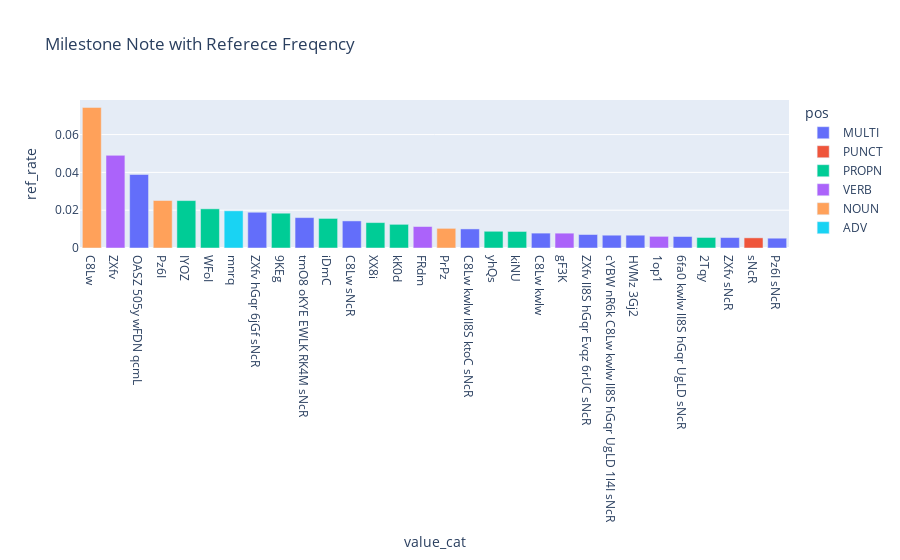

Write notebook code for a chart like this one.
### Markdown cell above
## Milestone Note with Referece Freqency

### Code cell
fig = px.bar(
    note_cat_chunk_ref, 
    x='value_cat', y='ref_rate', 
    color='pos',
    title='Milestone Note with Referece Freqency'
)
fig.update_layout(xaxis_categoryorder = 'total descending')
fig.show()

### Figure 1 — Plotly figure (JSON) as saved in the notebook; plotly's stock layout.template omitted (floating-point values rounded to 4 significant figures)
{"data": [{"alignmentgroup": "True", "hovertemplate": "pos=MULTI<br>value_cat=%{x}<br>ref_rate=%{y}<extra></extra>", "legendgroup": "MULTI", "marker": {"color": "#636efa"}, "name": "MULTI", "offsetgroup": "MULTI", "orientation": "v", "showlegend": true, "textposition": "auto", "type": "bar", "x": ["Pz6I sNcR", "ZXfv sNcR", "6fa0 kwlw lI8S hGqr UgLD sNcR", "cYBW nR6k C8Lw kwlw lI8S hGqr UgLD 1l4I sNcR", "HVMz 3Gj2", "ZXfv lI8S hGqr Evqz 6rUC sNcR", "C8Lw kwlw", "C8Lw kwlw lI8S ktoC sNcR", "C8Lw sNcR", "tmO8 oKYE EWLK RK4M sNcR", "ZXfv hGqr 6jGf sNcR", "OASZ 505y wFDN qcmL"], "xaxis": "x", "y": [0.005182, 0.005524, 0.006086, 0.006771, 0.006771, 0.007137, 0.007871, 0.0101, 0.01432, 0.01608, 0.01892, 0.03889], "yaxis": "y"}, {"alignmentgroup": "True", "hovertemplate": "pos=PUNCT<br>value_cat=%{x}<br>ref_rate=%{y}<extra></extra>", "legendgroup": "PUNCT", "marker": {"color": "#EF553B"}, "name": "PUNCT", "offsetgroup": "PUNCT", "orientation": "v", "showlegend": true, "textposition": "auto", "type": "bar", "x": ["sNcR"], "xaxis": "x", "y": [0.005378], "yaxis": "y"}, {"alignmentgroup": "True", "hovertemplate": "pos=PROPN<br>value_cat=%{x}<br>ref_rate=%{y}<extra></extra>", "legendgroup": "PROPN", "marker": {"color": "#00cc96"}, "name": "PROPN", "offsetgroup": "PROPN", "orientation": "v", "showlegend": true, "textposition": "auto", "type": "bar", "x": ["2Tqy", "kiNU", "yhQs", "kK0d", "XX8i", "iDmC", "9KEg", "WFoI", "IYOZ"], "xaxis": "x", "y": [0.005573, 0.008751, 0.008848, 0.01251, 0.01344, 0.01564, 0.01841, 0.02073, 0.02508], "yaxis": "y"}, {"alignmentgroup": "True", "hovertemplate": "pos=VERB<br>value_cat=%{x}<br>ref_rate=%{y}<extra></extra>", "legendgroup": "VERB", "marker": {"color": "#ab63fa"}, "name": "VERB", "offsetgroup": "VERB", "orientation": "v", "showlegend": true, "textposition": "auto", "type": "bar", "x": ["1op1", "gF3K", "FRdm", "ZXfv"], "xaxis": "x", "y": [0.00616, 0.007846, 0.01137, 0.04901], "yaxis": "y"}, {"alignmentgroup": "True", "hovertemplate": "pos=NOUN<br>value_cat=%{x}<br>ref_rate=%{y}<extra></extra>", "legendgroup": "NOUN", "marker": {"color": "#FFA15A"}, "name": "NOUN", "offsetgroup": "NOUN", "orientation": "v", "showlegend": true, "textposition": "auto", "type": "bar", "x": ["PrPz", "Pz6I", "C8Lw"], "xaxis": "x", "y": [0.01039, 0.02513, 0.07438], "yaxis": "y"}, {"alignmentgroup": "True", "hovertemplate": "pos=ADV<br>value_cat=%{x}<br>ref_rate=%{y}<extra></extra>", "legendgroup": "ADV", "marker": {"color": "#19d3f3"}, "name": "ADV", "offsetgroup": "ADV", "orientation": "v", "showlegend": true, "textposition": "auto", "type": "bar", "x": ["mnrq"], "xaxis": "x", "y": [0.01968], "yaxis": "y"}], "layout": {"barmode": "relative", "legend": {"title": {"text": "pos"}, "tracegroupgap": 0}, "title": {"text": "Milestone Note with Referece Freqency"}, "xaxis": {"anchor": "y", "categoryorder": "total descending", "domain": [0, 1], "title": {"text": "value_cat"}}, "yaxis": {"anchor": "x", "domain": [0, 1], "title": {"text": "ref_rate"}}}}
